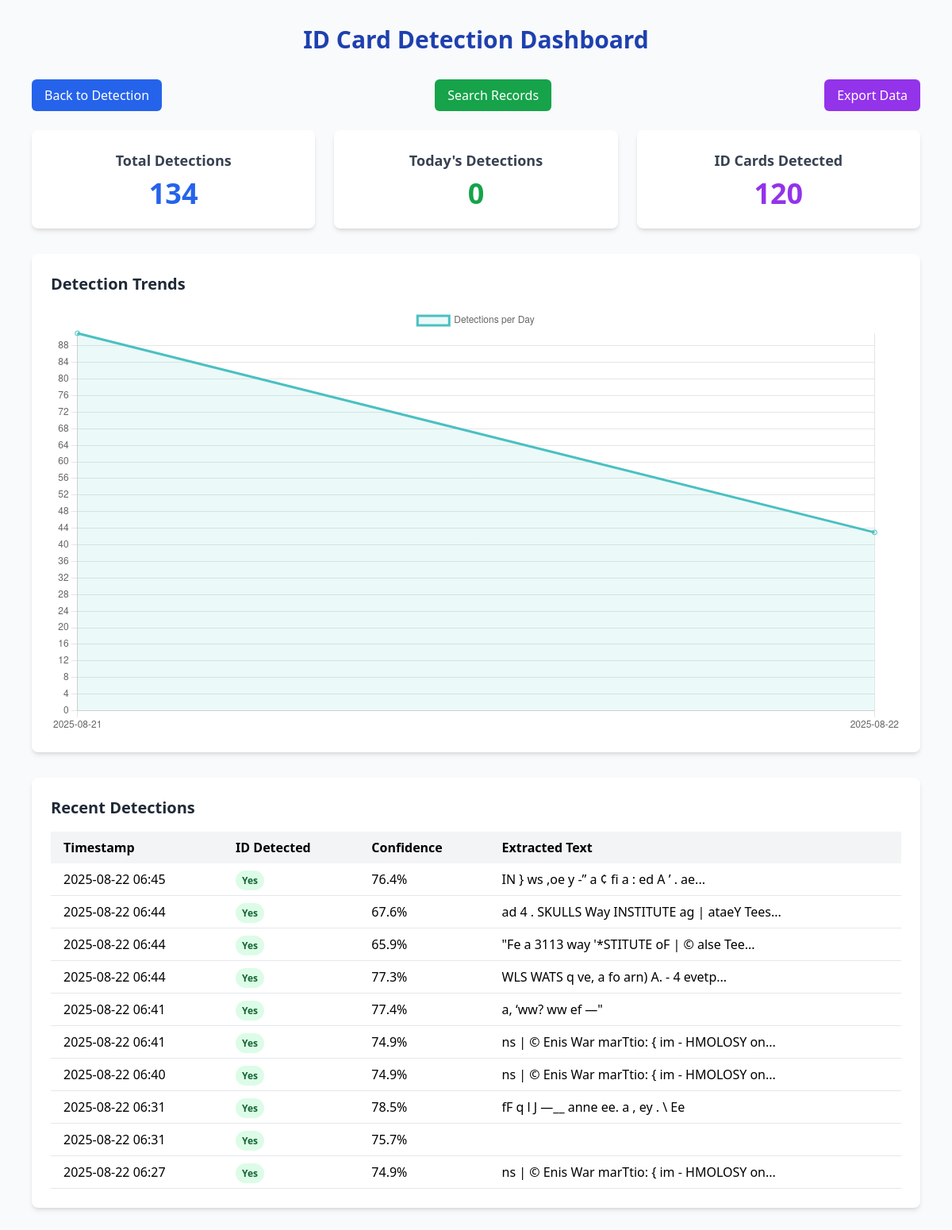
/dashboard, run on the app's committed database.
### app.py (models this page shows)
class DetectionRecord(db.Model):
    id = db.Column(db.Integer, primary_key=True)
    timestamp = db.Column(db.DateTime, default=datetime.utcnow)
    image_path = db.Column(db.String(200))
    result_image_path = db.Column(db.String(200))
    cropped_id_path = db.Column(db.String(200))
    id_detected = db.Column(db.Boolean)
    detection_confidence = db.Column(db.Float)
    extracted_text = db.Column(db.Text)
    reason = db.Column(db.String(100))

### app.py (the view)
@app.route('/dashboard')
def dashboard():
    total_detections = DetectionRecord.query.count()
    today_detections = DetectionRecord.query.filter(
        db.func.date(DetectionRecord.timestamp) == datetime.utcnow().date()
    ).count()
    id_detections = DetectionRecord.query.filter_by(id_detected=True).count()
    daily_counts = db.session.query(
        db.func.date(DetectionRecord.timestamp).label('date'),
        db.func.count(DetectionRecord.id).label('count')
    ).group_by(db.func.date(DetectionRecord.timestamp)).order_by(db.func.date(DetectionRecord.timestamp)).all()
    recent_detections = DetectionRecord.query.order_by(desc(DetectionRecord.timestamp)).limit(10).all()
    return render_template(
        'dashboard.html',
        total_detections=total_detections,
        today_detections=today_detections,
        id_detections=id_detections,
        daily_counts=daily_counts,
        recent_detections=recent_detections
    )

### templates/dashboard.html (shortened to what this page needs)
<!DOCTYPE html>
<html lang="en">
<head>
  <script src="https://cdn.tailwindcss.com"></script>
</head>
<body class="bg-gray-50">
  <div class="container mx-auto px-4 py-8 max-w-6xl">
    <h1 class="text-3xl font-bold text-center mb-8 text-blue-800">ID Card Detection Dashboard</h1>
    <div class="mb-6 flex justify-between">
      <a href="/" class="bg-blue-600 hover:bg-blue-700 text-white font-medium py-2 px-4 rounded-md transition duration-200">
        Back to Detection
      </a>
      <a href="/search" class="bg-green-600 hover:bg-green-700 text-white font-medium py-2 px-4 rounded-md transition duration-200">
        Search Records
      </a>
      <a href="/export" class="bg-purple-600 hover:bg-purple-700 text-white font-medium py-2 px-4 rounded-md transition duration-200">
        Export Data
      </a>
    </div>
    <div class="grid grid-cols-1 md:grid-cols-3 gap-6 mb-8">
      <div class="bg-white p-6 rounded-lg shadow-md text-center">
        <h3 class="text-lg font-semibold mb-2 text-gray-700">Total Detections</h3>
        <p class="text-4xl font-bold text-blue-600">{{ total_detections }}</p>
      </div>
      <div class="bg-white p-6 rounded-lg shadow-md text-center">
        <h3 class="text-lg font-semibold mb-2 text-gray-700">Today's Detections</h3>
        <p class="text-4xl font-bold text-green-600">{{ today_detections }}</p>
      </div>
      <div class="bg-white p-6 rounded-lg shadow-md text-center">
        <h3 class="text-lg font-semibold mb-2 text-gray-700">ID Cards Detected</h3>
        <p class="text-4xl font-bold text-purple-600">{{ id_detections }}</p>
      </div>
    </div>
    <div class="bg-white p-6 rounded-lg shadow-md mb-8">
      <h3 class="text-xl font-semibold mb-4 text-gray-800">Detection Trends</h3>
      <canvas id="trendChart" width="400" height="200"></canvas>
    </div>
    <div class="bg-white p-6 rounded-lg shadow-md">
      <h3 class="text-xl font-semibold mb-4 text-gray-800">Recent Detections</h3>
      <div class="overflow-x-auto">
        <table class="min-w-full table-auto">
          <thead>
            <tr class="bg-gray-100">
              <th class="px-4 py-2 text-left">Timestamp</th>
              <th class="px-4 py-2 text-left">ID Detected</th>
              <th class="px-4 py-2 text-left">Confidence</th>
              <th class="px-4 py-2 text-left">Extracted Text</th>
            </tr>
          </thead>
          <tbody>
            {% for detection in recent_detections %}
            <tr class="border-b">
              <td class="px-4 py-2">{{ detection.timestamp.strftime('%Y-%m-%d %H:%M') }}</td>
              <td class="px-4 py-2">
                <span class="px-2 py-1 rounded-full text-xs font-semibold {% if detection.id_detected %}bg-green-100 text-green-800{% else %}bg-red-100 text-red-800{% endif %}">
                  {{ 'Yes' if detection.id_detected else 'No' }}
                </span>
              </td>
              <td class="px-4 py-2">
                {% if detection.detection_confidence %}
                {{ (detection.detection_confidence * 100) | round(1) }}%
                {% else %}N/A{% endif %}
              </td>
              <td class="px-4 py-2">{{ detection.extracted_text | truncate(50) }}</td>
            </tr>
            {% endfor %}
          </tbody>
        </table>
      </div>
    </div>
  </div>
  <script>
    // Chart for detection trends
    const ctx = document.getElementById('trendChart').getContext('2d');
    const trendChart = new Chart(ctx, {
      type: 'line',
      data: {
        labels: [{% for day in daily_counts %}'{{ day.date }}'{% if not loop.last %}, {% endif %}{% endfor %}],
        datasets: [{
          label: 'Detections per Day',
          data: [{% for day in daily_counts %}{{ day.count }}{% if not loop.last %}, {% endif %}{% endfor %}],
          borderColor: 'rgb(75, 192, 192)',
          tension: 0.1,
          fill: true,
          backgroundColor: 'rgba(75, 192, 192, 0.1)'
        }]
      },
      options: {
        responsive: true,
        scales: {
          y: {
            beginAtZero: true,
            ticks: {
              stepSize: 1
            }
          }
        }
      }
    });
  </script>
</body>
</html>

### data on the page
DetectionRecord: timestamp "2025-08-22 06:45", id_detected "Yes", (detection.detection_confidence*100)|round(1) "76.4", extracted_text "IN } ws ,oe y -” a ¢ fi a : ed A ’ . ae..."
DetectionRecord: timestamp "2025-08-22 06:44", id_detected "Yes", (detection.detection_confidence*100)|round(1) "67.6", extracted_text "ad 4 . SKULLS Way INSTITUTE ag | ataeY Tees..."
DetectionRecord: timestamp "2025-08-22 06:44", id_detected "Yes", (detection.detection_confidence*100)|round(1) "65.9", extracted_text "\"Fe a 3113 way '*STITUTE oF | © alse Tee..."
DetectionRecord: timestamp "2025-08-22 06:44", id_detected "Yes", (detection.detection_confidence*100)|round(1) "77.3", extracted_text "WLS WATS q ve, a fo arn) A. - 4 evetp..."
DetectionRecord: timestamp "2025-08-22 06:41", id_detected "Yes", (detection.detection_confidence*100)|round(1) "77.4", extracted_text "a, ‘ww? ww ef —\""
DetectionRecord: timestamp "2025-08-22 06:41", id_detected "Yes", (detection.detection_confidence*100)|round(1) "74.9", extracted_text "ns | © Enis War marTtio: { im - HMOLOSY on..."
DetectionRecord: timestamp "2025-08-22 06:40", id_detected "Yes", (detection.detection_confidence*100)|round(1) "74.9", extracted_text "ns | © Enis War marTtio: { im - HMOLOSY on..."
DetectionRecord: timestamp "2025-08-22 06:31", id_detected "Yes", (detection.detection_confidence*100)|round(1) "78.5", extracted_text "fF q l J —__ anne ee. a , ey . \\ Ee"
DetectionRecord: timestamp "2025-08-22 06:31", id_detected "Yes", (detection.detection_confidence*100)|round(1) "75.7"
DetectionRecord: timestamp "2025-08-22 06:27", id_detected "Yes", (detection.detection_confidence*100)|round(1) "74.9", extracted_text "ns | © Enis War marTtio: { im - HMOLOSY on..."

### other printed values
{{ total_detections }} "134"
{{ today_detections }} "0"
{{ id_detections }} "120"
chart data {{ day.date }} 2025-08-21, 2025-08-22
chart data {{ day.count }} 91, 43
